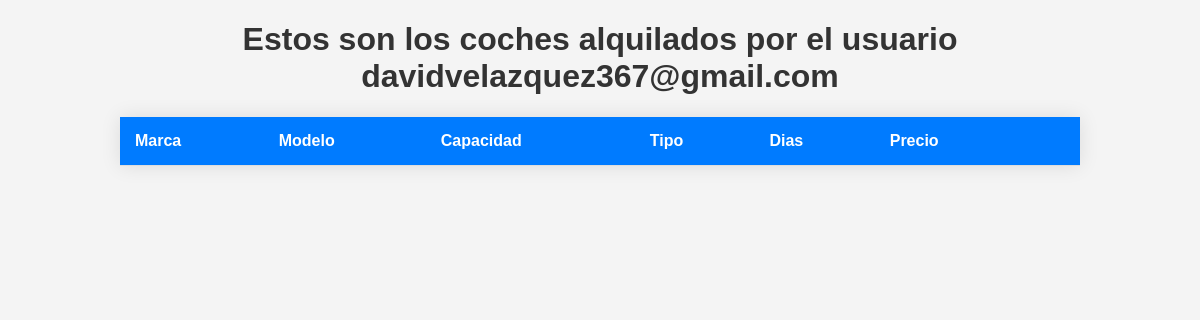
Before: /mis-alquileres (signed in) with the older database file.
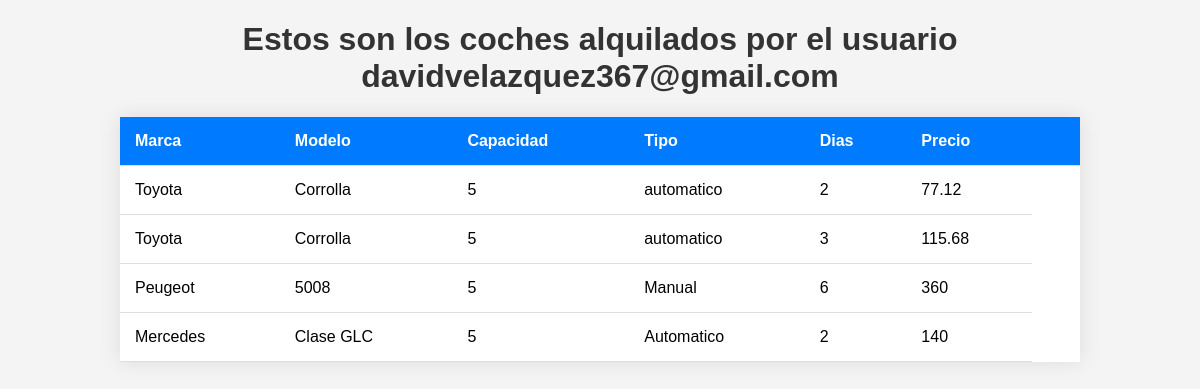
After: the same page with the newer database file.
### tables this page shows
CREATE TABLE alquilados(
                    id_alquiler INTEGER PRIMARY KEY AUTOINCREMENT,
                    id INTEGER,
                    marca TEXT,
                    modelo TEXT,
                    matricula TEXT,
                    capacidad INTEGER,
                    tipo TEXT,
                    dias INTEGER,
                    precio_total FLOAT,
                    email TEXT,
                    reservado TEXT

                );

### controller/AlquilerController.php (called while the page is built, shortened)
<?php
require_once 'model/Alquiler.php';
class AlquilerController{
    public static function index(){
        $email=$_SESSION['user']['email'];
        $alquiler = new Alquiler();
        $alquiler = $alquiler->findByEmail($email)->fetchAll();
        include 'view/private/alquiler/historial.php';
    }
}
?>

### Router.php (called while the page is built, shortened)
<?php
     class Router {
        private array $rutas = array();
        public function get(string $ruta, array $accion) : Router{
            $this->rutas['GET'][$ruta] = $accion;
            return $this;
        }
        public function post(string $ruta, array $accion) : Router{
            $this->rutas['POST'][$ruta] = $accion;
            return $this;
        }
        public function resolver_ruta(string $url, string $method){
            $path = parse_url($url)['path'];
            $query = null;
            $path2 = explode("/", $path);
            $ruta = '/'.$path2[count($path2) -1];
            $clase = $this->rutas[$method][$ruta][0];
            $function = $this->rutas[$method][$ruta][1];
            return call_user_func($clase.'::'.$function, $query);
        }
     }
?>

### index.php (called while the page is built, shortened)
<?php
require_once 'controller/AlquilerController.php';
require_once 'Router.php';
$route = new Router();
$route->get('/',[IndexController::class,'index'])
      ->get('/login', [AuthController::class, 'login'])
      ->get('/register', [AuthController::class, 'register'])
      ->post('/doRegister', [AuthController::class, 'doRegister'])
      ->post('/doLogin', [AuthController::class, 'doLogin'])
      ->get('/home', [AuthController::class, 'home'])
      ->get('/flota', [AuthController::class, 'flota'])
      ->get('/logout', [AuthController::class, 'logout'])
      ->get('/create',[FlotaController::class, 'create'])
      ->post('/save',[FlotaController::class, 'save'])
      ->get('/edit-coche',[FlotaController::class, 'edit'])
      ->post('/update-coche',[FlotaController::class, 'update'])
      ->get('/destroy-coche',[FlotaController::class, 'destroy'])
      ->get('/ver-carrito',[CarritoController::class, 'index'])
      ->post('/alquilar-coche',[CarritoController::class, 'create'])
      ->get('/destroy-alquiler',[CarritoController::class, 'destroy'])
      ->get('/historial-coches',[AlquilerController::class, 'create'])
      ->get('/mis-alquileres',[AlquilerController::class, 'index'])
      ->get('/alquilados',[AlquilerController::class, 'indexAdmin']);
$route->resolver_ruta($_SERVER['REQUEST_URI'], $_SERVER['REQUEST_METHOD']);
?>

### model/Alquiler.php (called while the page is built, shortened)
<?php
require_once 'db/Database.php';
class Alquiler{
    public function findByEmail($email){
        $query = "SELECT * FROM alquilados WHERE email ='$email'";
        $db = Database::conectar();
        $user = $db->query($query);
        return $user;
    }
}
?>

### db/Database.php (called while the page is built, shortened)
<?php
     class Database {
        public static function desconectar(){
            return null;
        }
     }
?>

### view/private/alquiler/historial.php (the view, shortened to what this page needs)
<!DOCTYPE html>
<html lang="en">
<head>
    <link rel="stylesheet" href="asset/css/historial.css">
</head>
<body>
    <h1>Estos son los coches alquilados por el usuario <?php echo $_SESSION['user']['email']; ?> </h1>
       <table>
            <thead>
                <tr>
                    <th>Marca</th>
                    <th>Modelo</th>
                    <th>Capacidad</th>
                    <th>Tipo</th>
                    <th>Dias</th>
                    <th>Precio</th>
                    <th></th>
                </tr>
            </thead>
            <tbody>
                <?php
                foreach ($alquiler as $key => $value) {
                    echo '<tr>';
                    echo '<td>' . $value['marca'] . '</td>';
                    echo '<td>' . $value['modelo'] . '</td>';
                    echo '<td>' . $value['capacidad'] . '</td>';
                    echo '<td>' . $value['tipo'] . '</td>';
                    echo '<td>' . $value['dias'] . '</td>';
                    echo '<td>' . $value['precio_total'] . '</td>';
                    echo '</tr>';
                }
                ?>
            </tbody>
        </table>
</body>
</html>

Changed rows visible on the page:
added alquilados: marca "Toyota", modelo "Corrolla", capacidad "5", tipo "automatico", dias "2", precio_total "77.12"
added alquilados: marca "Toyota", modelo "Corrolla", capacidad "5", tipo "automatico", dias "3", precio_total "115.68"
added alquilados: marca "Peugeot", modelo "5008", capacidad "5", tipo "Manual", dias "6", precio_total "360"
added alquilados: marca "Mercedes", modelo "Clase GLC", capacidad "5", tipo "Automatico", dias "2", precio_total "140"
